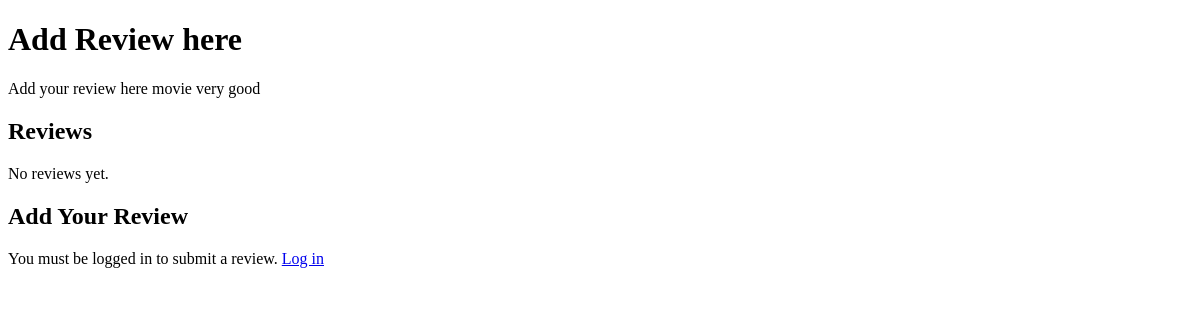
The app's page /movie_list/movies/1/, older data.
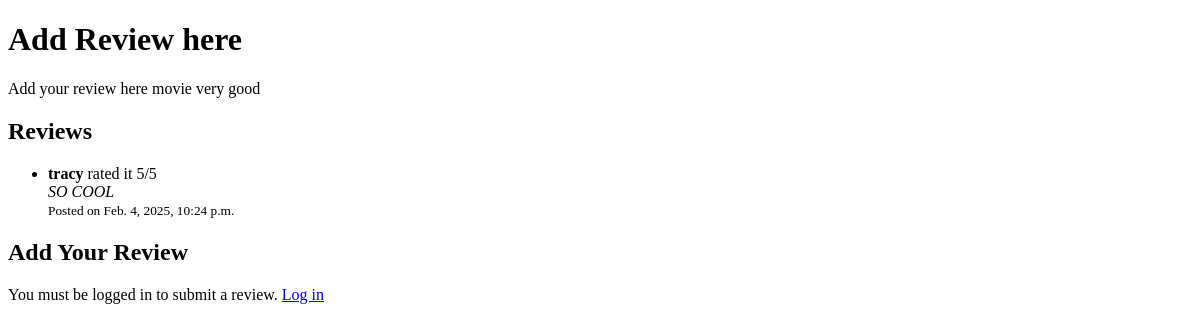
The same page, newer data.
### movies/models.py (models this page shows, shortened)
class Movie(models.Model):
    title = models.CharField(max_length=255)
    description = models.TextField()
    release_date = models.DateField()
    duration = models.IntegerField()
    poster = models.ImageField(upload_to='posters/', blank=True, null=True)

class Review(models.Model):
    movie = models.ForeignKey(Movie, related_name='reviews', on_delete=models.CASCADE)
    user = models.ForeignKey(User, on_delete=models.CASCADE)  # Optional: associate review with a user
    rating = models.PositiveIntegerField()  # e.g., a rating out of 5
    comment = models.TextField()
    created_at = models.DateTimeField(auto_now_add=True)

### movie_list/views.py (the view)
# urls.py: path('movies/<int:pk>/', movie_detail, name='movie_detail'),
def movie_detail(request, pk):
    movie = get_object_or_404(Movie, pk=pk)
    reviews = movie.reviews.all()  # Using the related_name defined in the model
    if request.method == 'POST':
        if not request.user.is_authenticated:
            return redirect('login')  # Replace 'login' with your login URL name
        form = ReviewForm(request.POST)
        if form.is_valid():
            review = form.save(commit=False)
            review.movie = movie
            review.user = request.user  # Assuming you want to record which user posted the review
            review.save()
            return redirect('movie_detail', pk=movie.pk)  # Redirect to avoid form resubmission
    else:
        form = ReviewForm()
    context = {
        'movie': movie,
        'reviews': reviews,
        'form': form,
    }
    return render(request, 'movie_list/movie_detail.html', context)

### movie_list/templates/movie_list/movie_detail.html (shortened to what this page needs)
<!DOCTYPE html>
<html lang="en">
<head>
</head>
<body>
    <h1>{{ movie.title }}</h1>
    <p>{{ movie.description }}</p>
    <h2>Reviews</h2>
    {% if reviews %}
        <ul>
            {% for review in reviews %}
                <li>
                    <strong>{{ review.user.username }}</strong> rated it {{ review.rating }}/5<br>
                    <em>{{ review.comment }}</em> <br>
                    <small>Posted on {{ review.created_at }}</small>
                </li>
            {% endfor %}
        </ul>
    {% else %}
        <p>No reviews yet.</p>
    {% endif %}
    <h2>Add Your Review</h2>
    {% if user.is_authenticated %}
        <form method="post">
            {% csrf_token %}
            {{ form.as_p }}
            <button type="submit">Submit Review</button>
        </form>
    {% else %}
        <p>You must be logged in to submit a review. <a href="{% url 'auths:login' %}">Log in</a></p>
    {% endif %}
</body>
</html>

Row changes from the older to the newer data that the page shows:
added Review: user.username "tracy", rating "5", comment "SO COOL", created_at "Feb. 4, 2025, 10:24 p.m."
Text that changed along with them:
text no longer shown: "No reviews yet."
